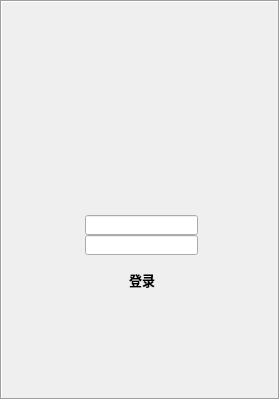
<?xml version="1.0" encoding="UTF-8"?>
<ui version="4.0">
 <class>LoginDialog</class>
 <widget class="QDialog" name="login_dialog">
  <property name="geometry">
   <rect>
    <x>0</x>
    <y>0</y>
    <width>280</width>
    <height>400</height>
   </rect>
  </property>
  <property name="windowTitle">
   <string>微 信 客 户 端</string>
  </property>
  <widget class="QLabel" name="label">
   <property name="geometry">
    <rect>
     <x>0</x>
     <y>0</y>
     <width>280</width>
     <height>400</height>
    </rect>
   </property>
   <property name="frameShape">
    <enum>QFrame::Box</enum>
   </property>
   <property name="frameShadow">
    <enum>QFrame::Sunken</enum>
   </property>
   <property name="text">
    <string/>
   </property>
   <property name="pixmap">
    <pixmap>../../微信/img/login.jpg</pixmap>
   </property>
  </widget>
  <widget class="QPushButton" name="login_push_button">
   <property name="geometry">
    <rect>
     <x>36</x>
     <y>258</y>
     <width>212</width>
     <height>43</height>
    </rect>
   </property>
   <property name="font">
    <font>
     <family>微软雅黑</family>
     <pointsize>10</pointsize>
     <weight>75</weight>
     <bold>true</bold>
    </font>
   </property>
   <property name="text">
    <string>登录</string>
   </property>
   <property name="flat">
    <bool>true</bool>
   </property>
  </widget>
  <widget class="QLineEdit" name="user_line_edit">
   <property name="geometry">
    <rect>
     <x>85</x>
     <y>215</y>
     <width>113</width>
     <height>20</height>
    </rect>
   </property>
   <property name="font">
    <font>
     <family>微软雅黑</family>
     <pointsize>10</pointsize>
    </font>
   </property>
   <property name="text">
    <string/>
   </property>
   <property name="alignment">
    <set>Qt::AlignCenter</set>
   </property>
  </widget>
  <widget class="QLineEdit" name="password_line_edit">
   <property name="geometry">
    <rect>
     <x>85</x>
     <y>235</y>
     <width>113</width>
     <height>20</height>
    </rect>
   </property>
   <property name="echoMode">
    <enum>QLineEdit::Password</enum>
   </property>
   <property name="alignment">
    <set>Qt::AlignCenter</set>
   </property>
  </widget>
 </widget>
 <resources/>
 <connections/>
</ui>
